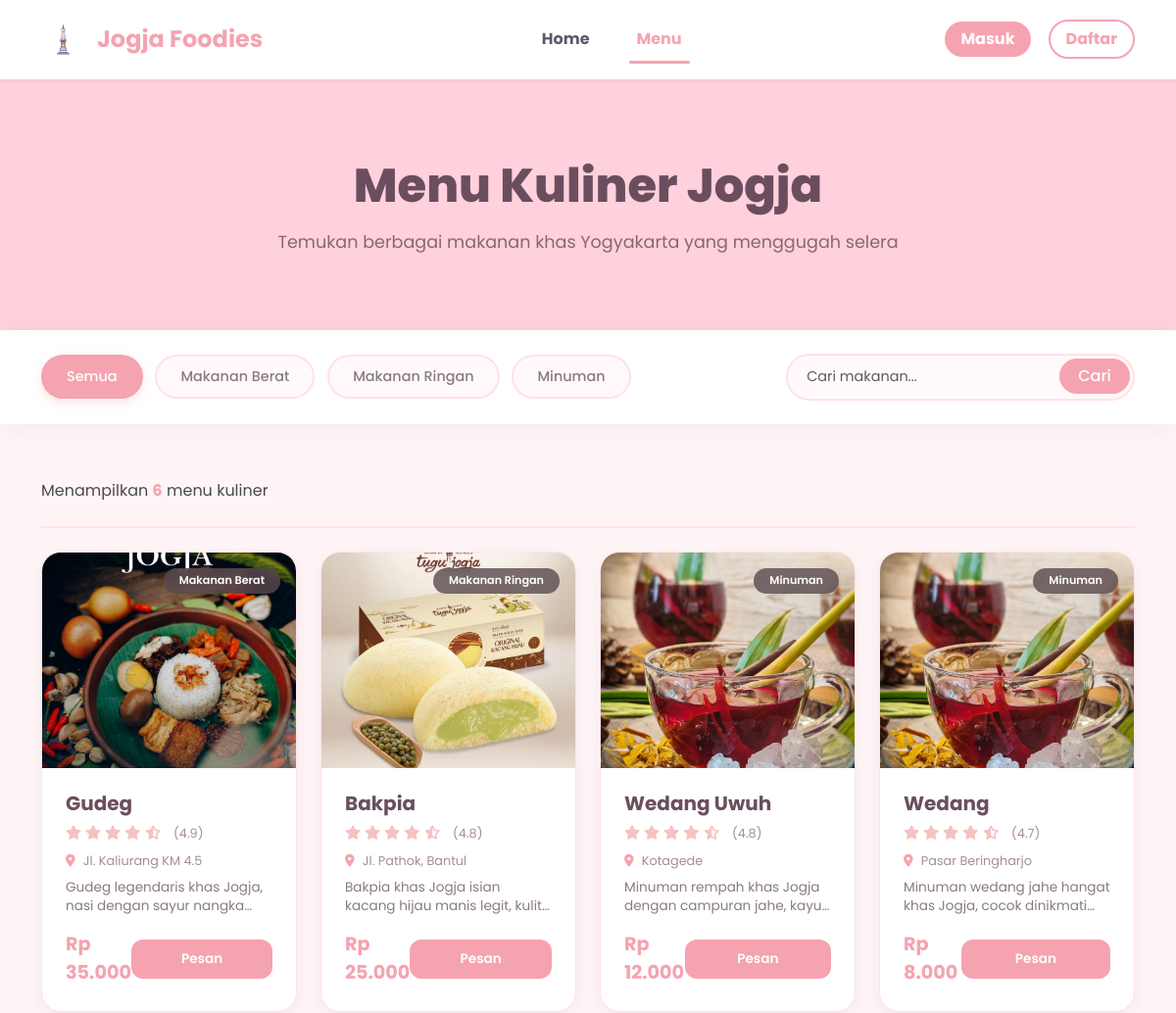
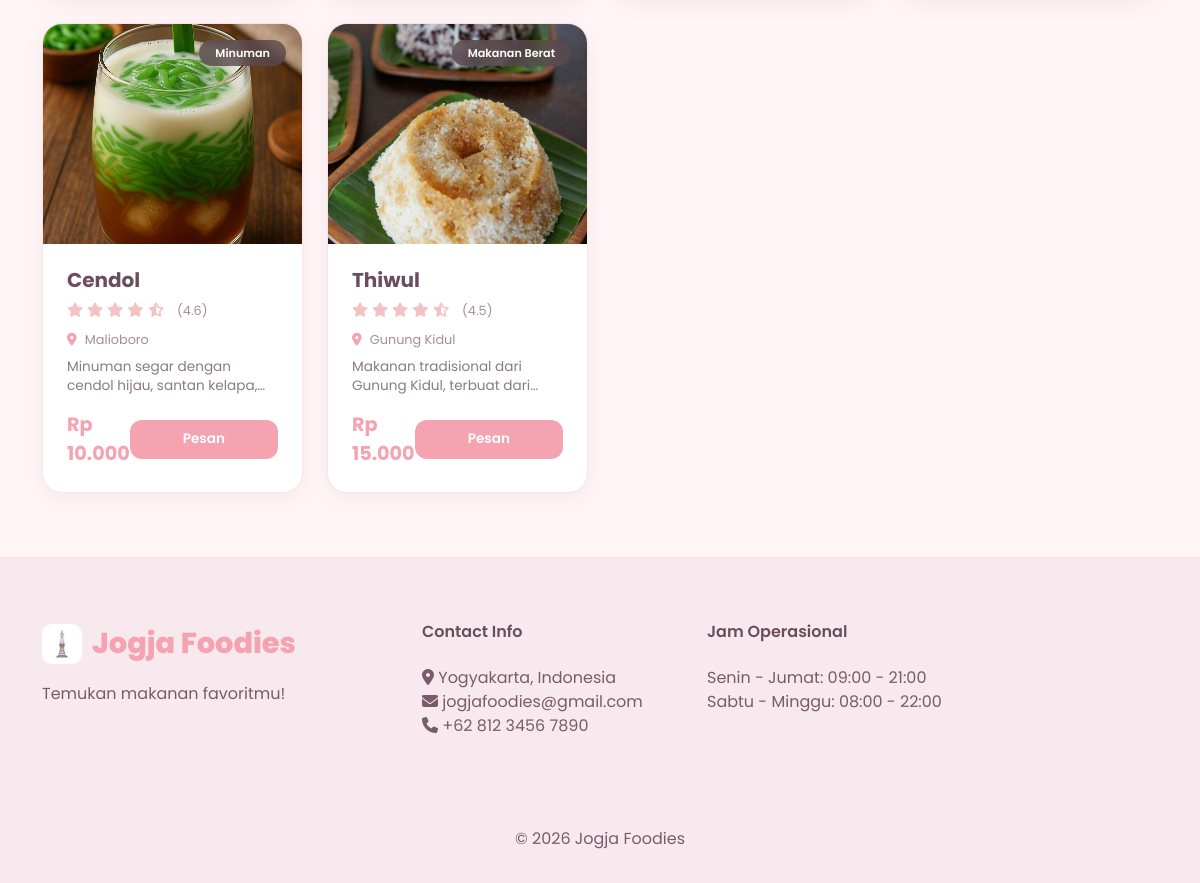
Page /menu.php on the earlier database version (2 pictures, top to bottom).
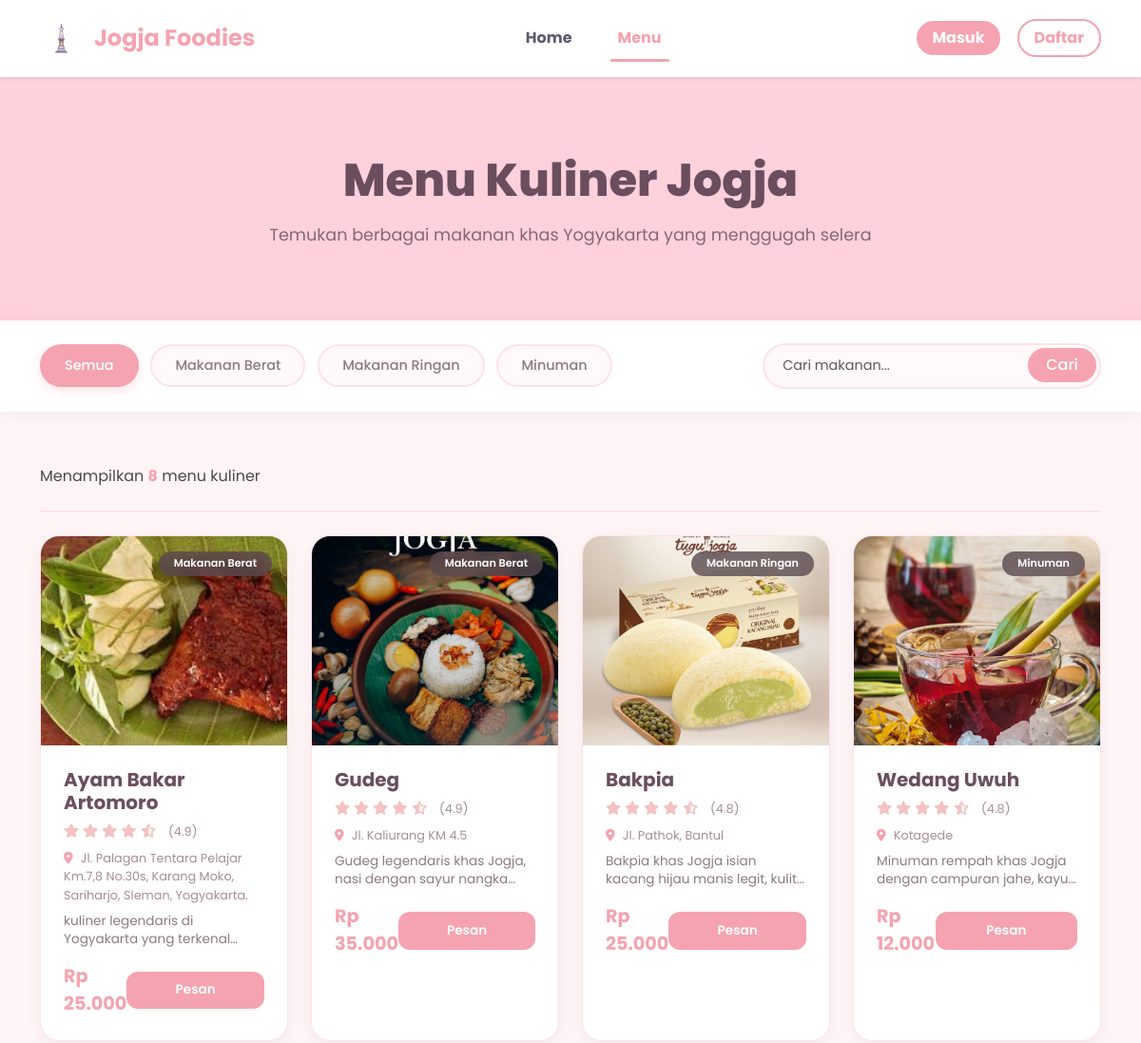
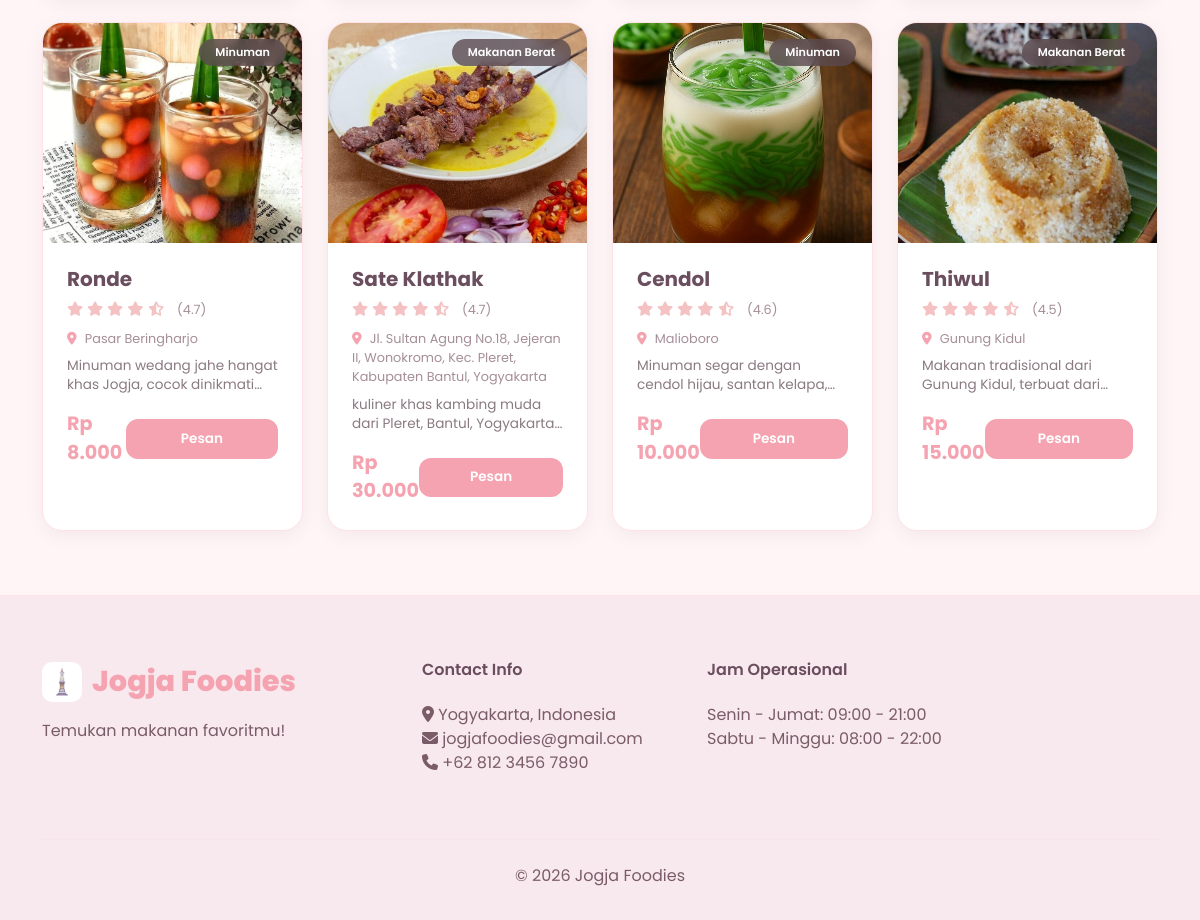
Same page on the later database version (2 pictures, top to bottom).
### tables this page shows
CREATE TABLE `foods` (
  `id` int(11) NOT NULL,
  `name` varchar(100) NOT NULL,
  `description` text DEFAULT NULL,
  `price` decimal(10,2) DEFAULT NULL,
  `image` varchar(255) DEFAULT NULL,
  `category` varchar(50) DEFAULT NULL,
  `location` varchar(255) DEFAULT NULL,
  `rating` decimal(2,1) DEFAULT 0.0,
  `created_at` timestamp NOT NULL DEFAULT current_timestamp()
);

### menu.php (the view, shortened to what the changed rows need)
<?php
require_once 'config/koneksi.php';
$category = isset($_GET['category']) && $_GET['category'] !== 'all'
    ? mysqli_real_escape_string($konek, $_GET['category'])
    : '';
$query = "SELECT * FROM foods WHERE 1=1";
$check_column = mysqli_query($konek, "SHOW COLUMNS FROM foods LIKE 'rating'");
if(mysqli_num_rows($check_column) > 0) {
    $query .= " ORDER BY rating DESC, name ASC";
} else {
    $query .= " ORDER BY name ASC";
}
$result = mysqli_query($konek, $query);
$foods = [];
while ($row = mysqli_fetch_assoc($result)) {
    $foods[] = $row;
}
$cat_query = "SELECT DISTINCT category FROM foods ORDER BY category";
$cat_result = mysqli_query($konek, $cat_query);
$categories = [];
while ($row = mysqli_fetch_assoc($cat_result)) {
    $categories[] = $row['category'];
}
function getFoodImage($food_name) {
    $clean_name = strtolower(str_replace(' ', '', $food_name));
    $images = [
        'gudeg' => 'assets/gudeg.jpeg',
        'bakpia' => 'assets/bakpia.jpeg',
        'cendol' => 'assets/cendol.jpeg',
        'thiwul' => 'assets/thiwul.jpeg',
        'ronde' => 'assets/ronde.jpeg',
        'sate' => 'assets/sate.jpg',
        'ayam' => 'assets/ayam.jpeg',
    ];
    foreach ($images as $keyword => $path) {
        if (strpos($clean_name, $keyword) !== false) {
            return $path;
        }
    }
    return 'assets/WedangUwuh.jpeg';
}
?>
<!DOCTYPE html>
<html lang="id">
<head>
    <link href="https://cdn.jsdelivr.net/npm/bootstrap@5.3.0/dist/css/bootstrap.min.css" rel="stylesheet">
    <link rel="stylesheet" href="https://cdnjs.cloudflare.com/ajax/libs/font-awesome/6.4.0/css/all.min.css">
    <link rel="stylesheet" href="https://cdn.jsdelivr.net/npm/bootstrap-icons@1.11.3/font/bootstrap-icons.min.css">
</head>
<body>
<section class="page-header">
    <div class="container">
        <h1>Menu Kuliner Jogja</h1>
    </div>
</section>
<section class="filter-section">
    <div class="container">
        <div class="row align-items-center">
            <div class="col-lg-8">
                <div class="filter-group">
                    <a href="?category=all" class="filter-btn <?= (!isset($_GET['category']) || $_GET['category'] == 'all') ? 'active' : '' ?>">Semua</a>
                    <?php foreach($categories as $cat): ?>
                        <a href="?category=<?= urlencode($cat) ?>"
                           class="filter-btn <?= ($category == $cat) ? 'active' : '' ?>">
                            <?= htmlspecialchars($cat) ?>
                        </a>
                    <?php endforeach; ?>
                </div>
            </div>
        </div>
    </div>
</section>
<section class="container my-5">
    <div class="result-info">
        <p>Menampilkan <span><?= count($foods) ?></span> menu kuliner</p>
    </div>
    <div class="row g-4">
        <?php if(count($foods) > 0): ?>
            <?php foreach($foods as $food): ?>
                <div class="col-md-6 col-lg-4 col-xl-3">
                    <div class="food-card">
                        <div class="card-img-wrapper">
                            <img src="<?= getFoodImage($food['name']) ?>" alt="<?= htmlspecialchars($food['name']) ?>">
                            <span class="category-badge"><?= htmlspecialchars($food['category']) ?></span>
                        </div>
                        <div class="p-4">
                            <h5 class="fw-bold mb-2" style="color: #6B4E5E;"><?= htmlspecialchars($food['name']) ?></h5>
                            <div class="rating">
                                <?php
                                $full = floor($food['rating']);
                                $half = ($food['rating'] - $full) >= 0.5;
                                for($i = 1; $i <= 5; $i++): ?>
                                    <?php if($i <= $full): ?>
                                        <i class="fas fa-star"></i>
                                    <?php elseif($half && $i == $full + 1): ?>
                                        <i class="fas fa-star-half-alt"></i>
                                    <?php else: ?>
                                        <i class="far fa-star"></i>
                                    <?php endif; ?>
                                <?php endfor; ?>
                                <span>(<?= number_format($food['rating'], 1) ?>)</span>
                            </div>
                            <div class="location">
                                <i class="fas fa-map-marker-alt"></i> <?= htmlspecialchars($food['location']) ?>
                            </div>
                            <div class="food-description">
                                <?= htmlspecialchars(substr($food['description'] ?? '', 0, 70)) ?>...
                            </div>
                            <div class="d-flex justify-content-between align-items-center mt-3">
                                <span class="price">Rp <?= number_format($food['price'], 0, ',', '.') ?></span>
                                <a href="order.php?id=<?= $food['id'] ?>" class="btn-order">Pesan</a>
                            </div>
                        </div>
                    </div>
                </div>
            <?php endforeach; ?>
        <?php endif; ?>
    </div>
</section>
</body>
</html>

Differences in the rows shown:
added foods: shows a picture, category "Makanan Berat", name "Ayam Bakar Artomoro", rating "4.9", location "Jl. Palagan Tentara Pelajar Km.7,8 No.30s, Karang Moko, Sariharjo, Sleman, Yogyakarta.", description "kuliner legendaris di Yogyakarta yang…", price "25.000"
changed foods "Pasar Beringharjo": name: picture removed, a placeholder shows; name "Wedang" → "Ronde"
added foods: shows a picture, category "Makanan Berat", name "Sate Klathak", rating "4.7", location "Jl. Sultan Agung No.18, Jejeran II, Wonokromo, Kec. Pleret, Kabupaten Bantul, Yogyakarta", description "kuliner khas kambing muda dari Pleret, Bantul,…", price "30.000"
Other differences:
count($foods): "6" → "8"
